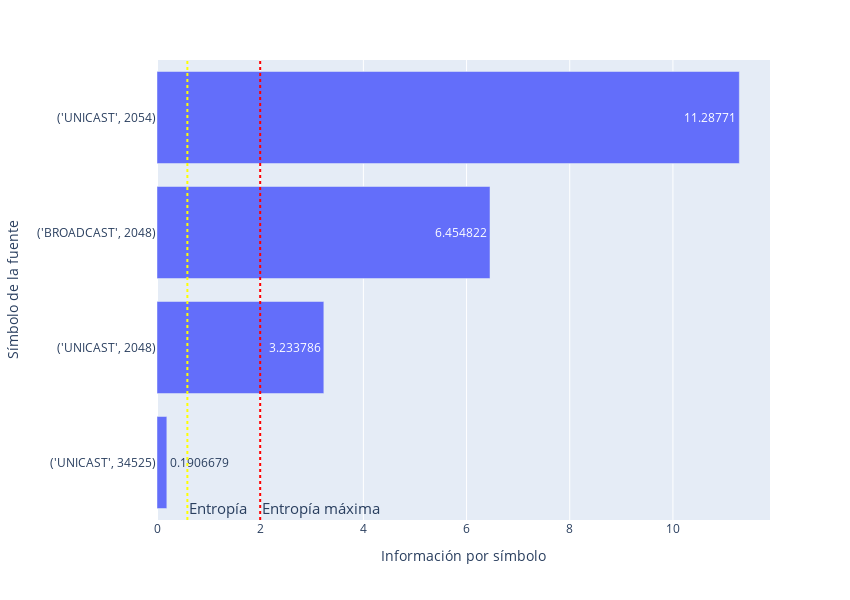

This figure's notebook cell:
### Code cell
def informacionPorSimbolo(df):

    fig = px.bar(df,
        y= 'simbolo', 
        x= 'información',
        labels={
                "simbolo": "Símbolo de la fuente",
                "información": "Información por símbolo",
                        },
        height= 600,
        width= 850,
        text_auto=True,
        orientation='h')
    entropia = dict_entropias[df.name]
    entropia_maxima = math.log2(len(df))
    fig.add_vline(x=entropia,  line_dash="dot", line_color="yellow", annotation_text="Entropía",annotation_position="bottom right", annotation=dict(font_size=15),)
    fig.add_vline(x=entropia_maxima,  line_dash="dot", line_color="red", annotation_text="Entropía máxima",annotation_position="bottom right", annotation=dict(font_size=15),)
    fig.show()
informacionPorSimbolo(df_captura_erik)

### Figure 1 — Plotly figure (JSON) as saved in the notebook; plotly's stock layout.template omitted (floating-point values rounded to 4 significant figures)
{"data": [{"alignmentgroup": "True", "hovertemplate": "Información por símbolo=%{x}<br>Símbolo de la fuente=%{y}<extra></extra>", "legendgroup": "", "marker": {"color": "#636efa", "pattern": {"shape": ""}}, "name": "", "offsetgroup": "", "orientation": "h", "showlegend": false, "textposition": "auto", "texttemplate": "%{x}", "type": "bar", "x": [0.1907, 3.234, 6.455, 11.29], "xaxis": "x", "y": ["('UNICAST', 34525)", "('UNICAST', 2048)", "('BROADCAST', 2048)", "('UNICAST', 2054)"], "yaxis": "y"}], "layout": {"annotations": [{"font": {"size": 15}, "showarrow": false, "text": "Entropía", "x": 0.5889, "xanchor": "left", "xref": "x", "y": 0, "yanchor": "bottom", "yref": "y domain"}, {"font": {"size": 15}, "showarrow": false, "text": "Entropía máxima", "x": 2, "xanchor": "left", "xref": "x", "y": 0, "yanchor": "bottom", "yref": "y domain"}], "barmode": "relative", "height": 600, "legend": {"tracegroupgap": 0}, "margin": {"t": 60}, "shapes": [{"line": {"color": "yellow", "dash": "dot"}, "type": "line", "x0": 0.5889, "x1": 0.5889, "xref": "x", "y0": 0, "y1": 1, "yref": "y domain"}, {"line": {"color": "red", "dash": "dot"}, "type": "line", "x0": 2, "x1": 2, "xref": "x", "y0": 0, "y1": 1, "yref": "y domain"}], "width": 850, "xaxis": {"anchor": "y", "domain": [0, 1], "title": {"text": "Información por símbolo"}}, "yaxis": {"anchor": "x", "domain": [0, 1], "title": {"text": "Símbolo de la fuente"}}}}
